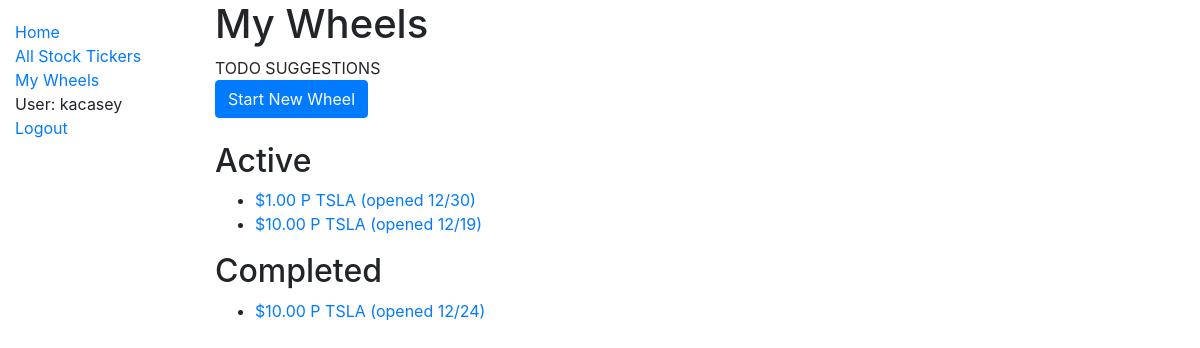
Page /catalog/wheels/ (signed in) on the earlier database version.
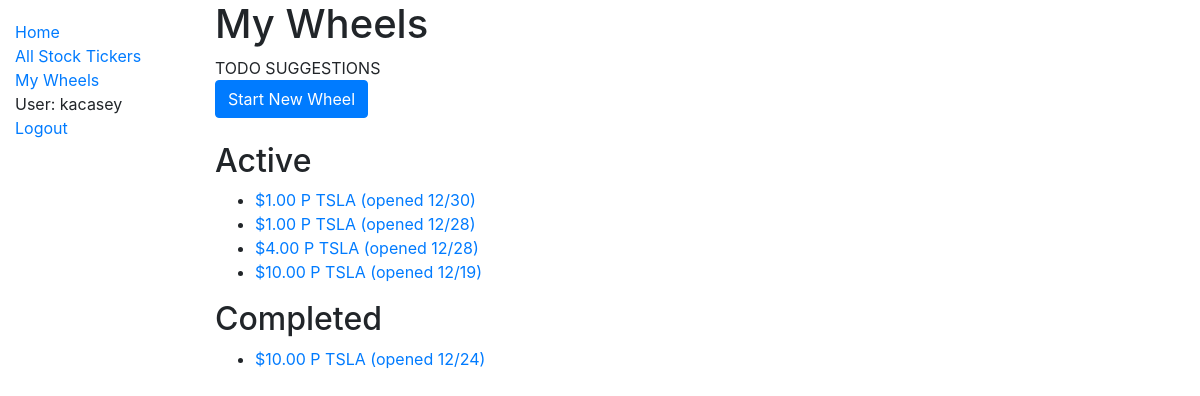
Same page on the later database version.
### catalog/models.py (models this page shows, shortened)
class OptionWheel(models.Model):
    user = models.ForeignKey(
        settings.AUTH_USER_MODEL,
        on_delete=models.CASCADE,
    )
    is_active = models.BooleanField()
    total_profit = models.DecimalField(max_digits=12, decimal_places=2, default=None, null=True)
    total_days_active = models.IntegerField(default=None, null=True)
    collatoral = models.DecimalField(max_digits=12, decimal_places=2, default=None, null=True)
    def get_first_option_purchase(self):
        return OptionPurchase.objects.filter(option_wheel=self.id).first()
    def get_open_date(self):
        first = self.get_first_option_purchase()
        if first:
            return first.purchase_date.date()
        return datetime.min.date()
    def __str__(self):
        first_option_purchase = self.get_first_option_purchase()
        if first_option_purchase is None:
            return "No options associated with this wheel"
        strike = first_option_purchase.strike
        call_or_put = first_option_purchase.call_or_put
        ticker = first_option_purchase.stock_ticker
        open = first_option_purchase.purchase_date.strftime('%m/%d')
        return f"${strike} {call_or_put} {str(ticker)} (opened {open})"
    def get_absolute_url(self):
        return reverse('wheel-detail', args=[str(self.id)])

class OptionPurchase(models.Model):
    stock_ticker = models.ForeignKey(
        'StockTicker',
        on_delete=models.CASCADE,
    )
    user = models.ForeignKey(
        settings.AUTH_USER_MODEL,
        on_delete=models.CASCADE,
    )
    option_wheel = models.ForeignKey(
        'OptionWheel',
        on_delete=models.CASCADE,
    )
    purchase_date = models.DateTimeField()
    expiration_date = models.DateField()
    premium = models.DecimalField(max_digits=12, decimal_places=2)
    strike = models.DecimalField(max_digits=12, decimal_places=2)
    price_at_date = models.DecimalField(max_digits=12, decimal_places=2)
    class CallOrPut(models.TextChoices):
        CALL = 'C', _('Call')
        PUT = 'P', _('Put')
    call_or_put = models.CharField(
        max_length=1,
        choices=CallOrPut.choices,
        default=CallOrPut.PUT,
    )

class StockTicker(models.Model):
    name = models.CharField(max_length=200, help_text='Enter a ticker, like TSLA.')
    class StockRecommendation(models.TextChoices):
        NONE = 'NO', _('None')
        STABLE = 'ST', _('Stable Choice')
        HIGHVOLATILITY = 'HV', _('High Volatility')
    recommendation = models.CharField(
        max_length=2,
        choices=StockRecommendation.choices,
        default=StockRecommendation.NONE,
    )
    def __str__(self):
        return self.name

### catalog/views.py (the view)
# urls.py: path('wheels/', views.OptionWheelListView.as_view(), name='wheels'),
class OptionWheelListView(LoginRequiredMixin, generic.ListView):
    model = OptionWheel
    context_object_name = 'wheels'
    template_name = 'catalog/optionwheel_list.html'
    def get_queryset(self):
        user = self.request.user
        active = OptionWheel.objects.filter(user=user, is_active=True)
        active_sorted = sorted(active, key=lambda x: x.get_open_date(), reverse=True)
        completed = OptionWheel.objects.filter(user=user, is_active=False)
        completed_sorted = sorted(completed, key=lambda x: x.get_open_date(), reverse=True)
        queryset = {
            'active_wheels': active_sorted,
            'completed_wheels': completed_sorted,
        }
        return queryset

### catalog/templates/catalog/optionwheel_list.html
{% extends "base_generic.html" %}
{% block content %}
  <h1>My Wheels</h1>
  TODO SUGGESTIONS
  <br>
  <a type="button" class="btn btn-primary" href="{% url 'wheel-create' %}">Start New Wheel</a>
  <br>
  <br>
  <h2>Active</h2>
  {% if wheels.active_wheels %}
      <ul>
        {% for wheel in wheels.active_wheels %}
          <li>
            <a href="{{ wheel.get_absolute_url }}">{{ wheel }}</a>
          </li>
        {% endfor %}
      </ul>
  {% else %}
    <p>You have no active wheels</p>
  {% endif %}
  <h2>Completed</h2>
  {% if wheels.completed_wheels %}
      <ul>
        {% for wheel in wheels.completed_wheels %}
          <li>
            <a href="{{ wheel.get_absolute_url }}">{{ wheel }}</a>
          </li>
        {% endfor %}
      </ul>
  {% else %}
    <p>You have no completed wheels</p>
  {% endif %}
{% endblock %}

### catalog/templates/base_generic.html (shortened to what this page needs)
<!DOCTYPE html>
<html lang="en">
<head>
  <link rel="stylesheet" href="https://stackpath.bootstrapcdn.com/bootstrap/4.3.1/css/bootstrap.min.css">
  {% load static %}
  <link rel="stylesheet" href="{% static 'css/styles.css' %}">
</head>
<body>
  <div class="container-fluid">
    <div class="row">
      <div class="col-sm-2">
      {% block sidebar %}
        <ul class="sidebar-nav">
          <li><a href="{% url 'index' %}">Home</a></li>
          <li><a href="{% url 'tickers' %}">All Stock Tickers</a></li>
          {% if user.is_authenticated %}
            <li><a href="{% url 'wheels' %}">My Wheels</a></li>
            <li>User: {{ user.get_username }}</li>
            <li><a href="{% url 'logout'%}?next={{request.path}}">Logout</a></li>
          {% else %}
            <li><a href="{% url 'login'%}?next={{request.path}}">Login</a></li>
          {% endif %}
        </ul>
     {% endblock %}
      </div>
      <div class="col-sm-10 ">{% block content %}{% endblock %}</div>
    </div>
  </div>
</body>
</html>

### catalog/static/css/styles.css (style rules this page uses)
.sidebar-nav { margin-top: 20px; padding: 0; list-style: none; }

Differences in the rows shown:
added OptionWheel: id.name "$1.00 P TSLA (opened 12/28)", shown under "Active"
added OptionWheel: id.name "$4.00 P TSLA (opened 12/28)", shown under "Active"
